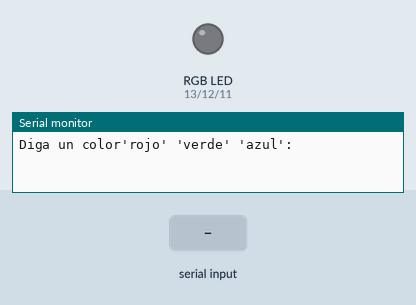
This sketch was run on a simulated Arduino Uno, built with avr-gcc and run on an emulated ATmega328P. Shown: an RGB LED mixed from three pins (HIGH = lit), the last lines printed to the serial monitor. The inputs (shaded band) are chosen by the test bench.

Above: at 1.2 s.
1.3 s: "rojo" received over Serial
At 3.5 s:
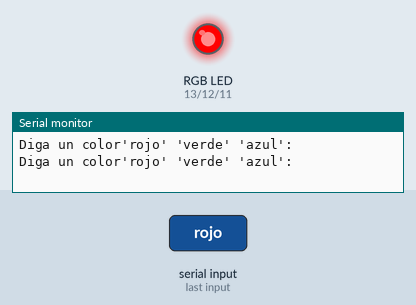
3.8 s: "verde" received over Serial
At 5.5 s:
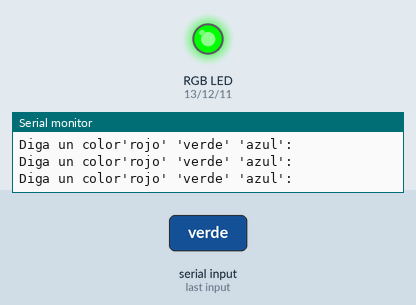
6.3 s: "azul" received over Serial
At 8.5 s:
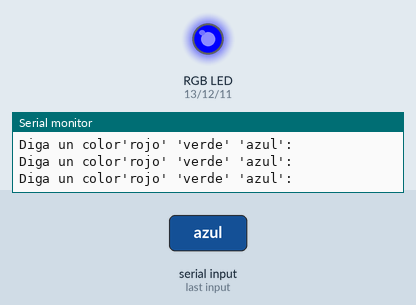
8.8 s: "cian" received over Serial
At 10.5 s:
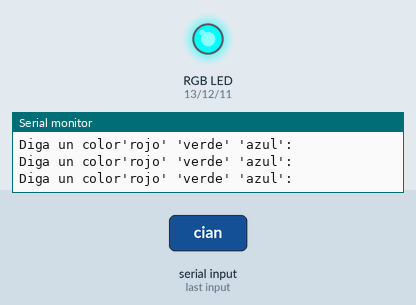
11.3 s: "magenta" received over Serial
At 13.5 s:
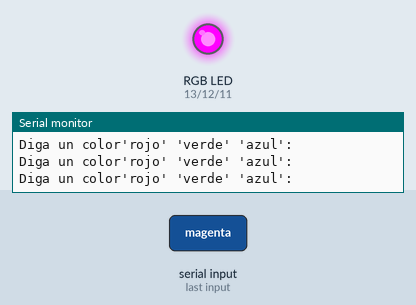
13.8 s: "naranja" received over Serial
At 15.6 s:
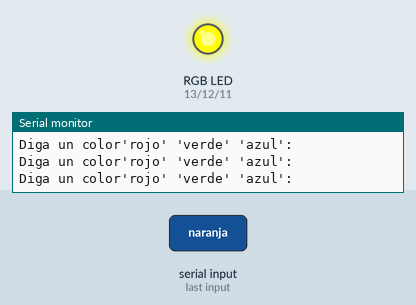
Timing chart, 0 to 17.1 s (numbered marks = the images above; inputs shaded):
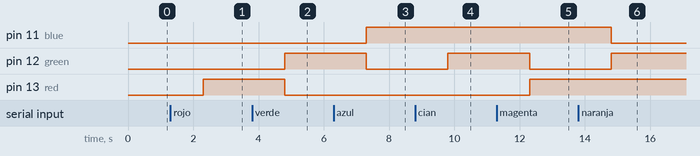

The sketch:

RGB.ino
```cpp
int red = 13;
int green = 12;
int blue = 11;
String color;
String msg="Diga un color'rojo' 'verde' 'azul':";
void setup() {
  // put your setup code here, to run once:
  pinMode(red,OUTPUT);
  pinMode(green,OUTPUT);
  pinMode(blue,OUTPUT);
  Serial.begin(9600);
}

void loop() {
  // put your main code here, to run repeatedly:
Serial.println(msg);
while(Serial.available()==0){}

color=Serial.readString();
color.trim();
if(color=="rojo"){
  digitalWrite(red,HIGH);
  digitalWrite(green,LOW);
  digitalWrite(blue,LOW);
}
if(color=="verde"){
  digitalWrite(red,LOW);
  digitalWrite(green,HIGH);
  digitalWrite(blue,LOW);
}
if(color=="azul"){
  digitalWrite(red,LOW);
  digitalWrite(green,LOW);
  digitalWrite(blue,HIGH);
}
if(color=="cian"){
  digitalWrite(red,0);
  digitalWrite(green,255);
  digitalWrite(blue,255);
}
if(color=="magenta"){
  digitalWrite(red,255);
  digitalWrite(green,0);
  digitalWrite(blue,255);
}
if(color=="amarillo"){
  digitalWrite(red,0);
  digitalWrite(green,255);
  digitalWrite(blue,255);}

if(color=="naranja"){
  digitalWrite(red,255);
  digitalWrite(green,165);
  digitalWrite(blue,0);}

if(color=="low"){
  digitalWrite(red,0);
  digitalWrite(green,0);
  digitalWrite(blue,0);}
}
```

Measured:
- after the input at 1.3 s, pin 13 (red): LOW → HIGH after 1.0 s
- after the input at 3.8 s, pin 12 (green): LOW → HIGH after 1.0 s; pin 13 (red): HIGH → LOW after 1.0 s
- after the input at 6.3 s, pin 11 (blue): LOW → HIGH after 1.0 s; pin 12 (green): HIGH → LOW after 1.0 s
- after the input at 8.8 s, pin 12 (green): LOW → HIGH after 1.0 s
- after the input at 11.3 s, pin 12 (green): HIGH → LOW after 1.0 s; pin 13 (red): LOW → HIGH after 1.0 s
- after the input at 13.8 s, pin 11 (blue): HIGH → LOW after 1.0 s; pin 12 (green): LOW → HIGH after 1.0 s
